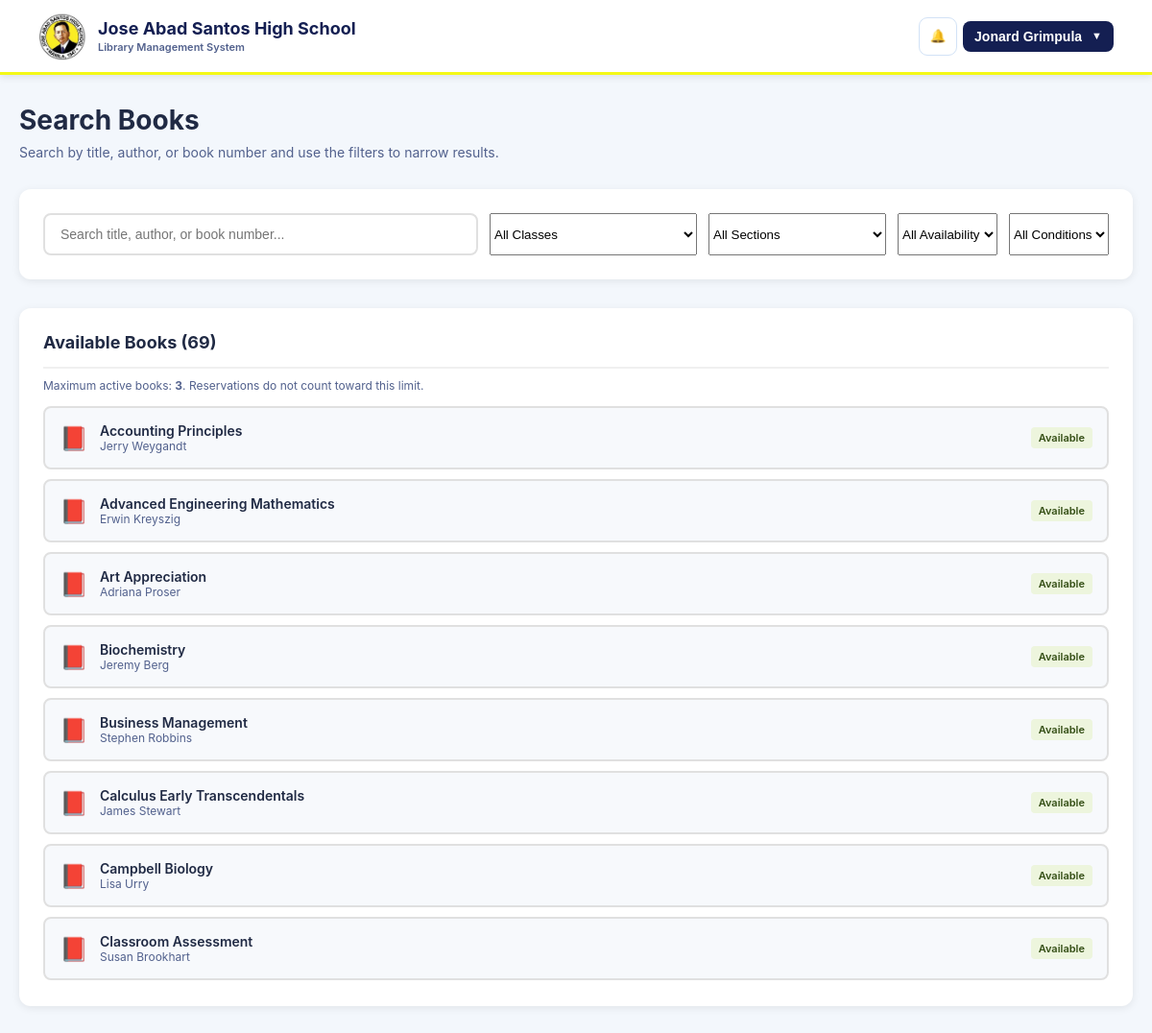
/teacher/borrow.php (signed in), run on the app's committed database.
### tables this page shows
CREATE TABLE `teachers` (
  `teacher_id` int NOT NULL,
  `teacher_no` varchar(100) DEFAULT NULL,
  `full_name` varchar(255) DEFAULT NULL,
  `teaching_grades` text,
  `teaching_strands` text,
  `contact_number` varchar(20) DEFAULT NULL,
  `email` varchar(255) DEFAULT NULL,
  `password` varchar(255) NOT NULL DEFAULT '',
  `qr_code` varchar(255) DEFAULT NULL,
  `status` enum('active','inactive') NOT NULL DEFAULT 'active',
  `is_archived` tinyint(1) NOT NULL DEFAULT '0',
  `archived_at` datetime DEFAULT NULL,
  `archived_by` int DEFAULT NULL,
  `id_number` varchar(100) DEFAULT NULL,
  `grades` text,
  `strands` text,
  `created_at` timestamp NULL DEFAULT CURRENT_TIMESTAMP,
  `updated_at` timestamp NOT NULL DEFAULT CURRENT_TIMESTAMP ON UPDATE CURRENT_TIMESTAMP
);

CREATE TABLE `books` (
  `book_id` int NOT NULL,
  `title` varchar(255) NOT NULL,
  `author` varchar(255) NOT NULL,
  `co_authors` text,
  `place_of_publication` varchar(255) DEFAULT NULL,
  `publication_date` date DEFAULT NULL,
  `book_number` varchar(100) NOT NULL,
  `book_pages` int NOT NULL,
  `source_of_funds` varchar(255) DEFAULT NULL,
  `cost_price` decimal(10,2) DEFAULT NULL,
  `publisher` varchar(255) DEFAULT NULL,
  `edition` varchar(100) DEFAULT NULL,
  `volumes` varchar(100) DEFAULT NULL,
  `class` varchar(100) DEFAULT NULL,
  `type_of_material` varchar(100) DEFAULT NULL,
  `location_collection` varchar(255) DEFAULT NULL,
  `library_building` varchar(150) DEFAULT NULL,
  `shelf_number` varchar(100) DEFAULT NULL,
  `library_section` varchar(150) DEFAULT NULL,
  `qr_code` varchar(255) NOT NULL,
  `book_status` enum('available','out_of_stock','damaged','lost') NOT NULL DEFAULT 'available',
  `book_condition` varchar(20) NOT NULL DEFAULT 'New',
  `is_archived` tinyint(1) NOT NULL DEFAULT '0',
  `archived_at` datetime DEFAULT NULL,
  `archived_by` int DEFAULT NULL,
  `total_copies` int NOT NULL DEFAULT '1',
  `available_copies` int NOT NULL DEFAULT '1',
  `borrowed_copies` int NOT NULL DEFAULT '0',
  `lost_copies` int NOT NULL DEFAULT '0',
  `damaged_copies` int NOT NULL DEFAULT '0',
  `created_at` timestamp NOT NULL DEFAULT CURRENT_TIMESTAMP,
  `updated_at` timestamp NOT NULL DEFAULT CURRENT_TIMESTAMP ON UPDATE CURRENT_TIMESTAMP
);

### includes/library_rules.php (called while the page is built, shortened)
<?php
function ensureLibraryRulesTable(mysqli $conn): void
{
    static $done = false;
    if ($done) return;
    $sql = "CREATE TABLE IF NOT EXISTS library_settings (
        setting_key VARCHAR(100) NOT NULL,
        setting_value VARCHAR(255) NOT NULL,
        updated_at TIMESTAMP NOT NULL DEFAULT CURRENT_TIMESTAMP ON UPDATE CURRENT_TIMESTAMP,
        PRIMARY KEY (setting_key)
    ) ENGINE=InnoDB DEFAULT CHARSET=utf8mb4 COLLATE=utf8mb4_unicode_ci";
    $defaults = [
        'max_active_books_per_student' => '3',
        'reservation_expiry_days' => '3'
    ];
    $stmt = $conn->prepare("INSERT IGNORE INTO library_settings (setting_key, setting_value) VALUES (?, ?)");
}
function getLibraryRule(mysqli $conn, string $key, int $default): int
{
    $stmt = $conn->prepare("SELECT setting_value FROM library_settings WHERE setting_key=? LIMIT 1");
    $stmt->bind_param('s', $key);
    $stmt->execute();
    $row = $stmt->get_result()->fetch_assoc();
    $value = isset($row['setting_value']) ? (int)$row['setting_value'] : $default;
    return $value > 0 ? $value : $default;
}
?>

### teacher/borrow.php (the view, shortened to what this page needs)
<?php
require_once __DIR__ . '/../db.php';
require_once __DIR__ . '/../includes/library_rules.php';
$teacher = null;
$books = [];
$teacher_id = (int)$_SESSION['teacher_id'];
$max_active_books = getLibraryRule($conn, 'max_active_books_per_teacher', 3);
try {
    $teacher_stmt = $conn->prepare("\n        SELECT teacher_id, teacher_no, full_name, contact_number, qr_code, status, created_at\n        FROM teachers\n        WHERE teacher_id = ? AND status = 'active' AND COALESCE(is_archived,0) = 0\n        LIMIT 1\n    ");
    $teacher_stmt->bind_param('i', $teacher_id);
    $teacher_stmt->execute();
    $teacher = $teacher_stmt->get_result()->fetch_assoc();
} catch (Exception $e) {
    $teacher_error = 'Unable to load your teacher account right now.';
    logError('Teacher borrow page error: ' . $e->getMessage());
}
if ($teacher) {
    try {
        $books_stmt = $conn->prepare("
            SELECT
                book_id,
                title,
                author,
                book_number,
                book_pages,
                publisher,
                edition,
                volumes,
                class,
                location_collection,
                library_building,
                shelf_number,
                library_section,
                book_condition,
                qr_code,
                book_status,
                total_copies,
                available_copies,
                borrowed_copies
            FROM books
            WHERE COALESCE(is_archived,0) = 0
            AND qr_code IS NOT NULL
            AND qr_code != ''
            GROUP BY book_id
            ORDER BY title ASC
        ");
        $books_stmt->execute();
        $books_result = $books_stmt->get_result();
        while ($row = $books_result->fetch_assoc()) {
            $books[] = $row;
        }
    } catch (Exception $e) {
        logError('Books fetch error: ' . $e->getMessage());
    }
}
?>
<!DOCTYPE html>
<html lang="en">
<head>
</head>
<body class="teacher-app teacher-borrow-page">
    <header class="page-header">
        <a href="/LibraryBorrowingSystem/teacher/borrow.php" class="header-brand">
            <img src="/LibraryBorrowingSystem/Img/jAbadSantos_Logo.jpg" alt="Jose Abad Santos High School Logo">
            <span class="header-brand-text">Jose Abad Santos High School<span class="header-brand-subtitle">Library Management System</span></span>
        </a>
        <div class="teacher-header-actions">
        <div class="teacher-notification-wrap">
    <button type="button" class="teacher-notification-bell" id="teacherNotificationBell" aria-label="Notifications">
        <span>🔔</span><span class="teacher-notification-count" id="teacherNotificationCount" style="display:none;">0</span>
    </button>
</div>
<div class="teacher-menu">
            <button type="button" class="teacher-menu-toggle" id="teacherMenuToggle" aria-haspopup="true" aria-expanded="false">
                <span class="teacher-menu-name"><?php echo $teacher ? htmlspecialchars($teacher['full_name']) : 'Teacher'; ?></span>
                <span class="teacher-menu-caret">▼</span>
            </button>
        </div>
    </div>
    </header>
    <div class="container">
        <div class="header">
            <h1>Search Books</h1>
            <p>Search by title, author, or book number and use the filters to narrow results.</p>
        </div>
        <div class="search-section">
            <form class="search-form" id="searchForm">
                <input type="text"
                       id="searchInput"
                       placeholder="Search title, author, or book number..."
                       autofocus>
                <select id="classFilter" aria-label="Filter by class">
                    <option value="">All Classes</option>
                </select>
                <select id="sectionFilter" aria-label="Filter by library section">
                    <option value="">All Sections</option>
                </select>
                <select id="availabilityFilter" aria-label="Filter by availability">
                    <option value="">All Availability</option>
                </select>
                <select id="conditionFilter" aria-label="Filter by book condition">
                    <option value="">All Conditions</option>
                </select>
            </form>
        </div>
        <div class="grid">
            <div class="results-section">
                <h2>Available Books (<span id="bookCount"><?php echo count($books); ?></span>)</h2>
                <div style="margin:-10px 0 14px;color:#52618D;font-size:12px;">
                    Maximum active books: <strong><?php echo (int)$max_active_books; ?></strong>. Reservations do not count toward this limit.
                </div>
                <div class="results-list" id="booksList">
                    <?php if (empty($books) && $teacher): ?>
                        <div class="empty-results">
                            <p>No books available at the moment</p>
                        </div>
                    <?php elseif (!$teacher): ?>
                        <div class="empty-results">
                            <p>Unable to load books. Please verify your QR code.</p>
                        </div>
                    <?php else: ?>
                        <?php foreach ($books as $book): ?>
                            <div class="book-item <?php echo $book['available_copies'] <= 0 ? 'unavailable' : ''; ?>"
                                 onclick="selectBook(<?php echo $book['book_id']; ?>, '<?php echo htmlspecialchars(addslashes($book['title'])); ?>', <?php echo $book['available_copies']; ?>, this)">
                                <div class="book-icon">📕</div>
                                <div class="book-info">
                                    <div class="book-title"><?php echo htmlspecialchars($book['title']); ?></div>
                                    <div class="book-author"><?php echo htmlspecialchars($book['author']); ?></div>
                                </div>
                                <div class="book-availability <?php echo $book['available_copies'] > 0 ? 'available' : 'unavailable'; ?>">
                                    <?php echo $book['available_copies'] > 0 ? 'Available' : 'Out of Stock'; ?>
                                </div>
                            </div>
                        <?php endforeach; ?>
                    <?php endif; ?>
                </div>
            </div>
        </div>
    </div>
</body>
</html>

### teacher/borrow.php (style rules this page uses)
* { margin: 0; padding: 0; box-sizing: border-box; }
body { font-family: -apple-system, BlinkMacSystemFont, 'Segoe UI', 'Roboto', sans-serif; background: #F3F7FC; color: #202A44; padding-bottom: 40px; }
.container { max-width: 1200px; margin: 30px auto; padding: 0 20px; }
.header { margin-bottom: 30px; }
.header h1 { font-size: 28px; color: #202A44; margin-bottom: 8px; }
.header p { color: #52618D; font-size: 14px; }
.search-section { background: white; border-radius: 12px; padding: 25px; box-shadow: 0 2px 8px rgba(0, 0, 0, 0.08); margin-bottom: 30px; }
.search-form { display: flex; gap: 12px; flex-wrap: wrap; }
.search-form input { flex: 1; min-width: 250px; padding: 12px 16px; border: 2px solid #e0e0e0; border-radius: 8px; font-size: 14px; transition: all 0.3s; }
.grid { display: grid; grid-template-columns: 1fr; gap: 30px; align-items: start; }
.results-section { background: white; border-radius: 12px; padding: 25px; box-shadow: 0 2px 8px rgba(0, 0, 0, 0.08); }
.results-section h2 { font-size: 18px; margin-bottom: 20px; color: #202A44; padding-bottom: 15px; border-bottom: 2px solid #f0f0f0; }
.results-list { display: flex; flex-direction: column; gap: 10px; max-height: 600px; overflow-y: auto; }
.book-item { padding: 15px; background: #F7F9FC; border: 2px solid #e0e0e0; border-radius: 8px; cursor: pointer; transition: all 0.3s; display: flex; align-items: center; gap: 12px; }
.book-icon { font-size: 24px; flex-shrink: 0; }
.book-info { flex: 1; }
.book-title { font-weight: 600; color: #202A44; font-size: 14px; }
.book-author { font-size: 12px; color: #52618D; }
.book-availability { font-size: 11px; padding: 4px 8px; border-radius: 4px; font-weight: 600; flex-shrink: 0; }
.book-availability.available { background: #EDF5DD; color: #344E15; }
.page-header { position: fixed; top: 0; left: 0; right: 0; height: 70px; background: white; box-shadow: 0 2px 8px rgba(0, 0, 0, 0.1); z-index: 998; display: flex; align-items: center; justify-content: space-between; padding: 0 40px; border-bottom: 3px solid #F4F916; }
.header-brand { display: flex; align-items: center; text-decoration: none; gap: 12px; }
.header-brand img { height: 50px; width: auto; object-fit: contain; }
.header-brand-text { font-size: 18px; font-weight: 700; color: #141F52; }
.teacher-menu { position: relative; display: flex; align-items: center; }
.teacher-menu-toggle { display: inline-flex; align-items: center; gap: 10px; padding: 8px 12px; background: #141F52; color: white; border: none; border-radius: 8px; font-weight: 700; font-size: 14px; cursor: pointer; box-shadow: none; }
.teacher-menu-name { max-width: 220px; overflow: hidden; text-overflow: ellipsis; white-space: nowrap; }
.teacher-menu-caret { font-size: 11px; line-height: 1; }
.teacher-notification-wrap { position:relative;display:flex;align-items:center;margin-right:8px }
.teacher-notification-bell { position:relative;width:40px;height:40px;border:1px solid #D2E2F6;border-radius:9px;background:#fff;color:#141F52;cursor:pointer }
.header-brand-text { display:flex;flex-direction:column;line-height:1.1; }
.header-brand-subtitle { display:block;margin-top:4px;font-size:11px;font-weight:600;color:#52618D; }
.page-header { gap:10px; }
.teacher-header-actions { display:flex;align-items:center;gap:4px;flex-shrink:0 }
.teacher-notification-wrap { margin:0!important }
.page-header { height:78px;padding:0 40px;box-sizing:border-box;position:sticky;top:0;z-index:900;background:#fff; }
.teacher-header-actions { display:flex;align-items:center;gap:6px;flex-shrink:0; }
.teacher-notification-wrap { margin:0!important; }

### includes/responsive.php (style rules this page uses)
html, body { max-width: 100%; overflow-x: hidden; }
img, canvas { max-width: 100%; height: auto; }

### data on the page
teachers: full_name "Jonard Grimpula"
books: title "Accounting Principles", author "Jerry Weygandt", available_copies "Available"
books: title "Advanced Engineering Mathematics", author "Erwin Kreyszig", available_copies "Available"
books: title "Art Appreciation", author "Adriana Proser", available_copies "Available"
books: title "Biochemistry", author "Jeremy Berg", available_copies "Available"
books: title "Business Management", author "Stephen Robbins", available_copies "Available"
books: title "Calculus Early Transcendentals", author "James Stewart", available_copies "Available"
books: title "Campbell Biology", author "Lisa Urry", available_copies "Available"
books: title "Classroom Assessment", author "Susan Brookhart", available_copies "Available"

### other printed values
count($books) "69"
$max_active_books "3"
